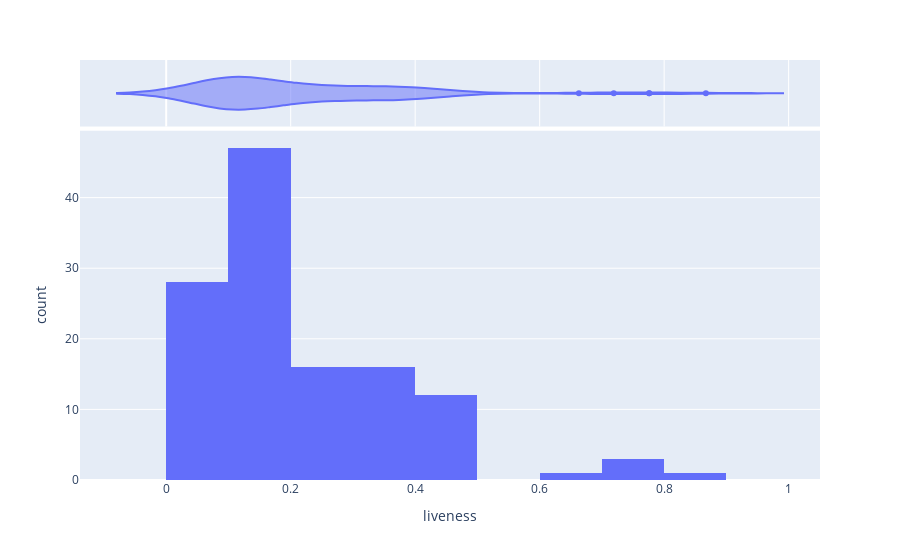

Here is the notebook cell this chart was saved with:
### Markdown cell above
Liveness

### Code cell
fig = px.histogram(df, x="liveness", nbins=10, marginal="violin")
fig.show()
